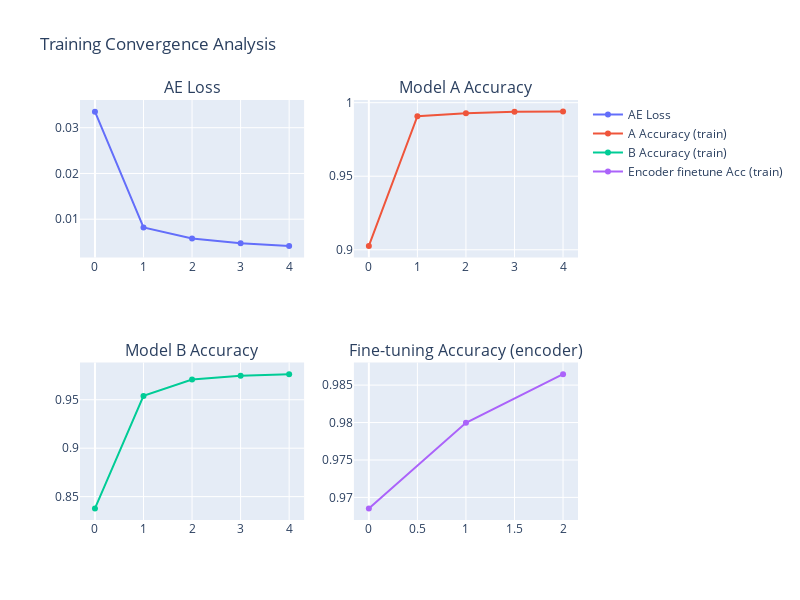

The notebook cell saved with this chart:
### Code cell
import torch
import torch.nn as nn
import torch.optim as optim
from torchvision import datasets, transforms
import copy
import plotly.graph_objects as go
from plotly.subplots import make_subplots

device = torch.device("cuda" if torch.cuda.is_available() else "cpu")
batch_size = 128
epochs = 5

# ---------------------------
# Датасет MNIST
# ---------------------------
transform = transforms.Compose([transforms.ToTensor(), transforms.Normalize((0.1307,), (0.3081,))])
train_dataset = datasets.MNIST("./data", train=True, download=True, transform=transform)
test_dataset = datasets.MNIST("./data", train=False, transform=transform)


def filter_dataset(dataset, classes):
    mask = torch.tensor([y in classes for y in dataset.targets])
    data = dataset.data[mask].unsqueeze(1).float() / 255.0
    targets = dataset.targets[mask]
    class_to_new = {c: i for i, c in enumerate(sorted(classes))}
    new_targets = torch.tensor([class_to_new[t.item()] for t in targets])
    return data, new_targets, class_to_new


def make_loader(data, targets):
    ds = torch.utils.data.TensorDataset(data, targets)
    return torch.utils.data.DataLoader(ds, batch_size=batch_size, shuffle=True)


# ---------------------------
# Автокодировщик для предобучения без учителя
# ---------------------------
class Autoencoder(nn.Module):
    def __init__(self, latent_dim=32):
        super(Autoencoder, self).__init__()
        self.encoder = nn.Sequential(
            nn.Conv2d(1, 16, 3, 1, 1),
            nn.ReLU(),
            nn.MaxPool2d(2),  # 14x14
            nn.Conv2d(16, 32, 3, 1, 1),
            nn.ReLU(),
            nn.MaxPool2d(2),  # 7x7
        )
        self.fc_enc = nn.Linear(32 * 7 * 7, latent_dim)

        self.fc_dec = nn.Linear(latent_dim, 32 * 7 * 7)
        self.decoder = nn.Sequential(nn.ConvTranspose2d(32, 16, 4, 2, 1), nn.ReLU(), nn.ConvTranspose2d(16, 1, 4, 2, 1), nn.Sigmoid())  # 14x14  # 28x28

    def forward(self, x):
        z = self.encoder(x)
        z = z.view(z.size(0), -1)
        z = self.fc_enc(z)

        h = self.fc_dec(z)
        h = h.view(h.size(0), 32, 7, 7)
        x_recon = self.decoder(h)
        return x_recon, z

    def encode(self, x):
        z = self.encoder(x)
        z = z.view(z.size(0), -1)
        z = self.fc_enc(z)
        return z


# Полный MNIST для автокодировщика
full_data = train_dataset.data.unsqueeze(1).float() / 255.0
full_targets = train_dataset.targets
full_loader = make_loader(full_data, full_targets)

autoenc = Autoencoder(latent_dim=64).to(device)
optimizer_ae = optim.Adam(autoenc.parameters(), lr=0.001)
criterion_ae = nn.MSELoss()

# Лог для автокодировщика
ae_loss_log = []

for ep in range(epochs):
    autoenc.train()
    running_loss = 0.0
    for d, t in full_loader:
        d = d.to(device)
        optimizer_ae.zero_grad()
        x_recon, z = autoenc(d)
        loss = criterion_ae(x_recon, d)
        loss.backward()
        optimizer_ae.step()
        running_loss += loss.item() * d.size(0)
    ae_loss_log.append(running_loss / len(full_loader.dataset))

# Заморозим энкодер
for p in autoenc.parameters():
    p.requires_grad = False


# ---------------------------
# Attention Classifier
# ---------------------------
class AttentionClassifier(nn.Module):
    def __init__(self, embedding_dim, num_classes):
        super(AttentionClassifier, self).__init__()
        self.queries = nn.Parameter(torch.randn(num_classes, embedding_dim) * 0.1)

    def forward(self, z):
        z_norm = z / (z.norm(dim=1, keepdim=True) + 1e-9)
        q_norm = self.queries / (self.queries.norm(dim=1, keepdim=True) + 1e-9)
        sim = torch.matmul(z_norm, q_norm.t())
        return sim


def train_classifier(model, loader, enc_model, optimizer, criterion):
    model.train()
    enc_model.eval()
    running_acc = 0.0
    total = 0
    for data, target in loader:
        data, target = data.to(device), target.to(device)
        optimizer.zero_grad()
        z = enc_model.encode(data)
        out = model(z)
        loss = criterion(out, target)
        loss.backward()
        optimizer.step()
        pred = out.argmax(dim=1)
        correct = (pred == target).sum().item()
        running_acc += correct
        total += target.size(0)
    return running_acc / total if total > 0 else 0.0


def test_classifier(model, loader, enc_model):
    model.eval()
    enc_model.eval()
    correct = 0
    total = 0
    with torch.no_grad():
        for data, target in loader:
            data, target = data.to(device), target.to(device)
            z = enc_model.encode(data)
            out = model(z)
            pred = out.argmax(dim=1)
            correct += (pred == target).sum().item()
            total += target.size(0)
    return correct / total if total > 0 else 0.0


criterion_cls = nn.CrossEntropyLoss()

# ---------------------------
# Обучаем модель A: {0 vs 1}
# ---------------------------
train_data_A, train_targets_A, mapA = filter_dataset(train_dataset, [0, 1])
test_data_A, test_targets_A, _ = filter_dataset(test_dataset, [0, 1])
train_loader_A = make_loader(train_data_A, train_targets_A)
test_loader_A = make_loader(test_data_A, test_targets_A)

model_A = AttentionClassifier(embedding_dim=64, num_classes=2).to(device)
optimizer_A = optim.Adam(model_A.parameters(), lr=0.001)
acc_A_log = []

for ep in range(epochs):
    acc_ep = train_classifier(model_A, train_loader_A, autoenc, optimizer_A, criterion_cls)
    acc_A_log.append(acc_ep)
acc_A = test_classifier(model_A, test_loader_A, autoenc)

print("Accuracy A (0 vs 1):", acc_A)

# ---------------------------
# Обучаем модель B: {0 vs 2}
# ---------------------------
train_data_B, train_targets_B, mapB = filter_dataset(train_dataset, [0, 2])
test_data_B, test_targets_B, _ = filter_dataset(test_dataset, [0, 2])
train_loader_B = make_loader(train_data_B, train_targets_B)
test_loader_B = make_loader(test_data_B, test_targets_B)

model_B = AttentionClassifier(embedding_dim=64, num_classes=2).to(device)
optimizer_B = optim.Adam(model_B.parameters(), lr=0.001)
acc_B_log = []

for ep in range(epochs):
    acc_ep = train_classifier(model_B, train_loader_B, autoenc, optimizer_B, criterion_cls)
    acc_B_log.append(acc_ep)

acc_B = test_classifier(model_B, test_loader_B, autoenc)
print("Accuracy B (0 vs 2):", acc_B)

# ---------------------------
# Перенос навыка: формируем B' для {0,1,2}
# ---------------------------
model_B_extended = AttentionClassifier(embedding_dim=64, num_classes=3).to(device)

with torch.no_grad():
    model_B_extended.queries[0].copy_(model_B.queries[0])  # класс 0 из B
    model_B_extended.queries[1].copy_(model_A.queries[1])  # класс 1 из A
    model_B_extended.queries[2].copy_(model_B.queries[1])  # класс 2 из B

test_data_F, test_targets_F, mapF = filter_dataset(test_dataset, [0, 1, 2])
test_loader_F = make_loader(test_data_F, test_targets_F)
acc_B_before = test_classifier(model_B_extended, test_loader_F, autoenc)
print("Accuracy B' (0,1,2) after skill transfer (before finetuning encoder):", acc_B_before)
print("Accuracy before fine-tuning the backbone:", acc_B_before)

# ---------------------------
# Дообучение энкодера при фиксированном внимании
# ---------------------------
model_B_extended.queries.requires_grad = False
for name, p in autoenc.named_parameters():
    if "decoder" in name or "fc_dec" in name:
        p.requires_grad = False
    else:
        p.requires_grad = True

optimizer_enc = optim.Adam([p for p in autoenc.parameters() if p.requires_grad], lr=0.0005)


def train_backbone_with_fixed_attention(model, enc_model, loader, optimizer, criterion):
    model.eval()
    enc_model.train()
    running_acc = 0.0
    total = 0
    for data, target in loader:
        data, target = data.to(device), target.to(device)
        optimizer.zero_grad()
        z = enc_model.encode(data)
        out = model(z)
        loss = criterion(out, target)
        loss.backward()
        optimizer.step()
        pred = out.argmax(dim=1)
        correct = (pred == target).sum().item()
        running_acc += correct
        total += target.size(0)
    return running_acc / total if total > 0 else 0.0


acc_finetune_log = []
for ep in range(3):
    acc_ep = train_backbone_with_fixed_attention(model_B_extended, autoenc, train_loader_F, optimizer_enc, criterion_cls)
    acc_finetune_log.append(acc_ep)

acc_after = test_classifier(model_B_extended, test_loader_F, autoenc)
print("Accuracy after fine-tuning the backbone with fixed attention:", acc_after)

# ---------------------------
# Плоттинг результатов с помощью Plotly
# ---------------------------

fig = make_subplots(rows=2, cols=2, subplot_titles=("AE Loss", "Model A Accuracy", "Model B Accuracy", "Fine-tuning Accuracy (encoder)"))

# AE Loss
fig.add_trace(go.Scatter(y=ae_loss_log, mode="lines+markers", name="AE Loss"), row=1, col=1)

# Model A Accuracy
fig.add_trace(go.Scatter(y=acc_A_log, mode="lines+markers", name="A Accuracy (train)"), row=1, col=2)

# Model B Accuracy
fig.add_trace(go.Scatter(y=acc_B_log, mode="lines+markers", name="B Accuracy (train)"), row=2, col=1)

# Fine-tuning accuracy
fig.add_trace(go.Scatter(y=acc_finetune_log, mode="lines+markers", name="Encoder finetune Acc (train)"), row=2, col=2)

fig.update_layout(height=600, width=800, title_text="Training Convergence Analysis")
fig.show()

### Figure 1 — Plotly figure (JSON) as saved in the notebook; plotly's stock layout.template omitted (floating-point values rounded to 4 significant figures)
{"data": [{"mode": "lines+markers", "name": "AE Loss", "type": "scatter", "xaxis": "x", "y": [0.03351, 0.008208, 0.005769, 0.004761, 0.004173], "yaxis": "y"}, {"mode": "lines+markers", "name": "A Accuracy (train)", "type": "scatter", "xaxis": "x2", "y": [0.9026, 0.9908, 0.9929, 0.9938, 0.9939], "yaxis": "y2"}, {"mode": "lines+markers", "name": "B Accuracy (train)", "type": "scatter", "xaxis": "x3", "y": [0.8379, 0.954, 0.971, 0.9747, 0.9764], "yaxis": "y3"}, {"mode": "lines+markers", "name": "Encoder finetune Acc (train)", "type": "scatter", "xaxis": "x4", "y": [0.9685, 0.98, 0.9865], "yaxis": "y4"}], "layout": {"annotations": [{"font": {"size": 16}, "showarrow": false, "text": "AE Loss", "x": 0.225, "xanchor": "center", "xref": "paper", "y": 1, "yanchor": "bottom", "yref": "paper"}, {"font": {"size": 16}, "showarrow": false, "text": "Model A Accuracy", "x": 0.775, "xanchor": "center", "xref": "paper", "y": 1, "yanchor": "bottom", "yref": "paper"}, {"font": {"size": 16}, "showarrow": false, "text": "Model B Accuracy", "x": 0.225, "xanchor": "center", "xref": "paper", "y": 0.375, "yanchor": "bottom", "yref": "paper"}, {"font": {"size": 16}, "showarrow": false, "text": "Fine-tuning Accuracy (encoder)", "x": 0.775, "xanchor": "center", "xref": "paper", "y": 0.375, "yanchor": "bottom", "yref": "paper"}], "height": 600, "title": {"text": "Training Convergence Analysis"}, "width": 800, "xaxis": {"anchor": "y", "domain": [0, 0.45]}, "xaxis2": {"anchor": "y2", "domain": [0.55, 1]}, "xaxis3": {"anchor": "y3", "domain": [0, 0.45]}, "xaxis4": {"anchor": "y4", "domain": [0.55, 1]}, "yaxis": {"anchor": "x", "domain": [0.625, 1]}, "yaxis2": {"anchor": "x2", "domain": [0.625, 1]}, "yaxis3": {"anchor": "x3", "domain": [0, 0.375]}, "yaxis4": {"anchor": "x4", "domain": [0, 0.375]}}}
